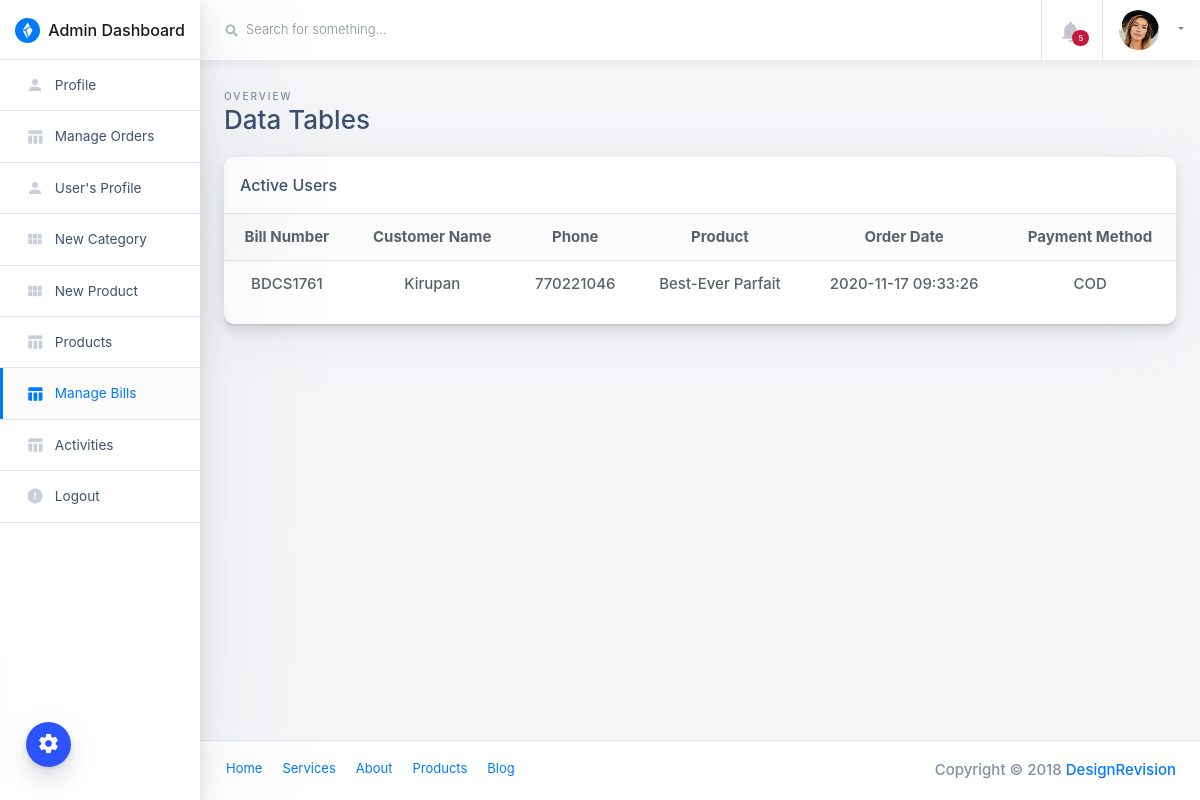
The page /admin/bills-view?bid=1 (signed in) on the database its author committed.
### tables this page shows
CREATE TABLE `orders` (
  `id` int(11) NOT NULL,
  `bill_no` int(4) DEFAULT NULL,
  `userId` int(11) DEFAULT NULL,
  `productId` varchar(255) DEFAULT NULL,
  `quantity` int(11) DEFAULT NULL,
  `orderDate` timestamp NOT NULL DEFAULT current_timestamp(),
  `paymentMethod` varchar(50) DEFAULT NULL,
  `orderStatus` varchar(55) DEFAULT NULL
);

CREATE TABLE `users` (
  `id` int(11) NOT NULL,
  `name` varchar(255) DEFAULT NULL,
  `email` varchar(255) DEFAULT NULL,
  `contactno` bigint(11) DEFAULT NULL,
  `password` varchar(255) DEFAULT NULL,
  `shippingAddress` longtext DEFAULT NULL,
  `shippingState` varchar(255) DEFAULT NULL,
  `shippingCity` varchar(255) DEFAULT NULL,
  `shippingPincode` int(11) DEFAULT NULL,
  `billingAddress` longtext DEFAULT NULL,
  `billingState` varchar(255) DEFAULT NULL,
  `billingCity` varchar(255) DEFAULT NULL,
  `billingPincode` int(11) DEFAULT NULL,
  `regDate` timestamp NOT NULL DEFAULT current_timestamp(),
  `updationDate` varchar(255) DEFAULT NULL
);

CREATE TABLE `products` (
  `id` int(11) NOT NULL,
  `category` int(11) NOT NULL,
  `subCategory` int(11) DEFAULT NULL,
  `productName` varchar(255) DEFAULT NULL,
  `productCompany` varchar(255) DEFAULT NULL,
  `productPrice` int(11) DEFAULT NULL,
  `productPriceBeforeDiscount` int(11) DEFAULT NULL,
  `productDescription` longtext DEFAULT NULL,
  `productImage1` varchar(255) DEFAULT NULL,
  `productImage2` varchar(255) DEFAULT NULL,
  `productImage3` varchar(255) DEFAULT NULL,
  `shippingCharge` int(11) DEFAULT NULL,
  `productAvailability` varchar(255) DEFAULT NULL,
  `postingDate` timestamp NULL DEFAULT current_timestamp(),
  `updationDate` varchar(255) DEFAULT NULL
);

### admin/bills-view.php (the view, shortened to what this page needs)
<?php
include("include/config.php");
if(strlen($_SESSION['admin_login'])==0)
	{
header('location:/eshopper/admin');
}
else{
	if($_GET['bid']){
	$bid = $_GET['bid'];
}else{
	header('location:products');
}
?>
<!doctype html>
<html class="no-js h-100" lang="en">
  <head>
    <link href="https://use.fontawesome.com/releases/v5.0.6/css/all.css" rel="stylesheet">
    <link rel="stylesheet" href="https://stackpath.bootstrapcdn.com/bootstrap/4.1.3/css/bootstrap.min.css">
    <link rel="stylesheet" id="main-stylesheet" data-version="1.1.0" href="styles/shards-dashboards.1.1.0.min.css">
    <link rel="stylesheet" href="styles/extras.1.1.0.min.css">
  </head>
  <body class="h-100">
    <div class="color-switcher-toggle animated pulse infinite">
      <i class="material-icons">settings</i>
    </div>
    <div class="container-fluid">
      <div class="row">
        <aside class="main-sidebar col-12 col-md-3 col-lg-2 px-0">
          <div class="main-navbar">
            <nav class="navbar align-items-stretch navbar-light bg-white flex-md-nowrap border-bottom p-0">
              <a class="navbar-brand w-100 mr-0" href="dashboard" style="line-height: 25px;">
                <div class="d-table m-auto">
                  <img id="main-logo" class="d-inline-block align-top mr-1" style="max-width: 25px;" src="images/shards-dashboards-logo.svg" alt="Shards Dashboard">
                  <span class="d-none d-md-inline ml-1">Admin Dashboard</span>
                </div>
              </a>
            </nav>
          </div>
          <div class="nav-wrapper">
            <ul class="nav flex-column">
			  <li class="nav-item">
                <a class="nav-link " href="profile">
                  <i class="material-icons">person</i>
                  <span>Profile</span>
                </a>
              </li>
			  <li class="nav-item">
                <a class="nav-link " href="orders">
                  <i class="material-icons">table_chart</i>
                  <span>Manage Orders</span>
                </a>
              </li>
			  <li class="nav-item">
                <a class="nav-link " href="users">
                  <i class="material-icons">person</i>
                  <span>User's Profile</span>
                </a>
              </li>
              <li class="nav-item">
                <a class="nav-link " href="new-category">
                  <i class="material-icons">view_module</i>
                  <span>New Category</span>
                </a>
              </li>
			  <li class="nav-item">
                <a class="nav-link " href="new-product">
                  <i class="material-icons">view_module</i>
                  <span>New Product</span>
                </a>
              </li>
              <li class="nav-item">
                <a class="nav-link " href="products">
                  <i class="material-icons">table_chart</i>
                  <span>Products</span>
                </a>
              </li>
			  <li class="nav-item">
                <a class="nav-link active" href="manage-bills">
                  <i class="material-icons">table_chart</i>
                  <span>Manage Bills</span>
                </a>
              </li>
			  <li class="nav-item">
                <a class="nav-link " href="activity">
                  <i class="material-icons">table_chart</i>
                  <span>Activities</span>
                </a>
              </li>
			  <li class="nav-item">
                <a class="nav-link " href="logout">
                  <i class="material-icons">error</i>
                  <span>Logout</span>
                </a>
              </li>
            </ul>
          </div>
        </aside>
        <main class="main-content col-lg-10 col-md-9 col-sm-12 p-0 offset-lg-2 offset-md-3">
          <div class="main-navbar sticky-top bg-white">
            <nav class="navbar align-items-stretch navbar-light flex-md-nowrap p-0">
              <form action="#" class="main-navbar__search w-100 d-none d-md-flex d-lg-flex">
                <div class="input-group input-group-seamless ml-3">
                  <div class="input-group-prepend">
                    <div class="input-group-text">
                      <i class="fas fa-search"></i>
                    </div>
                  </div>
                  <input class="navbar-search form-control" type="text" placeholder="Search for something..." aria-label="Search"> </div>
<?php
$f1="00:00:00";
$from=date('Y-m-d')." ".$f1;
$t1="23:59:59";
$to=date('Y-m-d')." ".$t1;
$result = mysqli_query($con,"SELECT * FROM Orders where orderDate Between '$from' and '$to'");
$num_rows1 = mysqli_num_rows($result);
?>
              </form>
              <ul class="navbar-nav border-left flex-row ">
                <li class="nav-item border-right dropdown notifications">
                  <a class="nav-link nav-link-icon text-center" href="" role="button" id="dropdownMenuLink" data-toggle="dropdown" aria-haspopup="true" aria-expanded="false">
                    <div class="nav-link-icon__wrapper">
                      <i class="material-icons">&#xE7F4;</i>
                      <span class="badge badge-pill badge-danger"><?php echo htmlentities($num_rows1); ?></span>
                    </div>
                  </a>
                </li>
                <li class="nav-item dropdown">
                  <a class="nav-link dropdown-toggle text-nowrap px-3" data-toggle="dropdown" href="#" role="button" aria-haspopup="true" aria-expanded="false">
                    <img class="user-avatar rounded-circle mr-2" src="images/avatars/0.jpg" alt="User Avatar">
                  </a>
                </li>
              </ul>
            </nav>
          </div>
          <div class="main-content-container container-fluid px-4">
            <div class="page-header row no-gutters py-4">
              <div class="col-12 col-sm-4 text-center text-sm-left mb-0">
                <span class="text-uppercase page-subtitle">Overview</span>
                <h3 class="page-title">Data Tables</h3>
              </div>
            </div>
            <div class="row">
              <div class="col">
                <div class="card card-small mb-4">
                  <div class="card-header border-bottom">
                    <h6 class="m-0">Active Users</h6>
                  </div>
                  <div class="card-body p-0 pb-3 text-center">
                    <table class="table mb-0">
                      <thead class="bg-light">
                        <tr>
                          <th scope="col" class="border-0">Bill Number</th>
                          <th scope="col" class="border-0">Customer Name</th>
						  <th scope="col" class="border-0">Phone</th>
						  <th scope="col" class="border-0">Product</th>
                          <th scope="col" class="border-0">Order Date</th>
                          <th scope="col" class="border-0">Payment Method</th>
                        </tr>
                      </thead>
                      <tbody>
                        <tr>
<?php $query=mysqli_query($con,"select distinct orders.bill_no,orders.productId,orders.orderDate,orders.paymentMethod,orders.userId,orders.id,users.name,users.contactno from orders join users on orders.userId=users.id
where orders.bill_no='$bid' ");
$cnt=1;
while($row=mysqli_fetch_array($query)){
	$prid = $row['productId'];
	$query1=mysqli_query($con,"select * FROM products WHERE id='$prid'");
?>
                          <td><?php if($cnt==1){ echo "BDCS176". $bid ;} ?></td>
                          <td><?php if($cnt==1){ echo $row['name'];} ?></td>
						  <td><?php if($cnt==1){ echo $row['contactno'];} ?></td>
						  <?php while($row1=mysqli_fetch_array($query1)){ ?>
						  <td><?php echo $row1['productName']; ?></td>
						  <?php } ?>
                          <td><?php echo $row['orderDate']; ?></td>
                          <td><?php echo $row['paymentMethod'];?></td>
                        </tr>
<?php $cnt = $cnt+1; } ?>
                      </tbody>
                    </table>
                  </div>
                </div>
              </div>
            </div>
          </div>
          <footer class="main-footer d-flex p-2 px-3 bg-white border-top">
            <ul class="nav">
              <li class="nav-item">
                <a class="nav-link" href="#">Home</a>
              </li>
              <li class="nav-item">
                <a class="nav-link" href="#">Services</a>
              </li>
              <li class="nav-item">
                <a class="nav-link" href="#">About</a>
              </li>
              <li class="nav-item">
                <a class="nav-link" href="#">Products</a>
              </li>
              <li class="nav-item">
                <a class="nav-link" href="#">Blog</a>
              </li>
            </ul>
            <span class="copyright ml-auto my-auto mr-2">Copyright © 2018
              <a href="https://designrevision.com" rel="nofollow">DesignRevision</a>
            </span>
          </footer>
        </main>
      </div>
    </div>
  </body>
</html>
<?php }?>

### rows shown on the page
orders: userId.name "Kirupan", userId.contactno "770221046", orderDate "2020-11-17 09:33:26", paymentMethod "COD"
products: productName "Best-Ever Parfait"

### other values the page prints
$num_rows1 "5"
